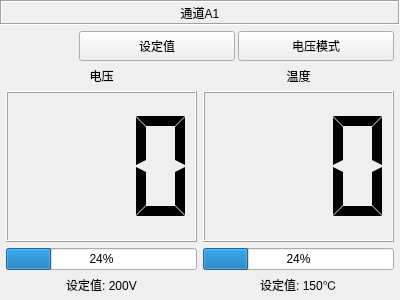
<?xml version="1.0" encoding="UTF-8"?>
<ui version="4.0">
 <class>frmDevicePanelX</class>
 <widget class="QWidget" name="frmDevicePanelX">
  <property name="geometry">
   <rect>
    <x>0</x>
    <y>0</y>
    <width>400</width>
    <height>300</height>
   </rect>
  </property>
  <property name="windowTitle">
   <string>Form</string>
  </property>
  <layout class="QVBoxLayout" name="verticalLayout">
   <property name="spacing">
    <number>0</number>
   </property>
   <property name="leftMargin">
    <number>0</number>
   </property>
   <property name="topMargin">
    <number>0</number>
   </property>
   <property name="rightMargin">
    <number>0</number>
   </property>
   <property name="bottomMargin">
    <number>0</number>
   </property>
   <item>
    <widget class="QLabel" name="labName">
     <property name="sizePolicy">
      <sizepolicy hsizetype="Preferred" vsizetype="Fixed">
       <horstretch>0</horstretch>
       <verstretch>0</verstretch>
      </sizepolicy>
     </property>
     <property name="minimumSize">
      <size>
       <width>0</width>
       <height>25</height>
      </size>
     </property>
     <property name="frameShape">
      <enum>QFrame::Box</enum>
     </property>
     <property name="frameShadow">
      <enum>QFrame::Sunken</enum>
     </property>
     <property name="text">
      <string>通道A1</string>
     </property>
     <property name="alignment">
      <set>Qt::AlignCenter</set>
     </property>
    </widget>
   </item>
   <item>
    <widget class="QWidget" name="widgetMain" native="true">
     <layout class="QVBoxLayout" name="verticalLayout_2">
      <property name="spacing">
       <number>6</number>
      </property>
      <property name="leftMargin">
       <number>6</number>
      </property>
      <property name="topMargin">
       <number>6</number>
      </property>
      <property name="rightMargin">
       <number>6</number>
      </property>
      <property name="bottomMargin">
       <number>6</number>
      </property>
      <item>
       <widget class="QWidget" name="widgetTop" native="true">
        <property name="sizePolicy">
         <sizepolicy hsizetype="Preferred" vsizetype="Fixed">
          <horstretch>0</horstretch>
          <verstretch>0</verstretch>
         </sizepolicy>
        </property>
        <property name="minimumSize">
         <size>
          <width>0</width>
          <height>30</height>
         </size>
        </property>
        <layout class="QHBoxLayout" name="horizontalLayout">
         <property name="spacing">
          <number>3</number>
         </property>
         <property name="leftMargin">
          <number>0</number>
         </property>
         <property name="topMargin">
          <number>0</number>
         </property>
         <property name="rightMargin">
          <number>0</number>
         </property>
         <property name="bottomMargin">
          <number>0</number>
         </property>
         <item>
          <widget class="SwitchButton" name="switchEn" native="true">
           <property name="sizePolicy">
            <sizepolicy hsizetype="Expanding" vsizetype="Preferred">
             <horstretch>0</horstretch>
             <verstretch>0</verstretch>
            </sizepolicy>
           </property>
           <property name="minimumSize">
            <size>
             <width>70</width>
             <height>0</height>
            </size>
           </property>
           <property name="maximumSize">
            <size>
             <width>70</width>
             <height>16777215</height>
            </size>
           </property>
          </widget>
         </item>
         <item>
          <widget class="QPushButton" name="btnSetValue">
           <property name="sizePolicy">
            <sizepolicy hsizetype="Expanding" vsizetype="Expanding">
             <horstretch>0</horstretch>
             <verstretch>0</verstretch>
            </sizepolicy>
           </property>
           <property name="text">
            <string>设定值</string>
           </property>
          </widget>
         </item>
         <item>
          <widget class="QPushButton" name="btnMode">
           <property name="sizePolicy">
            <sizepolicy hsizetype="Expanding" vsizetype="Expanding">
             <horstretch>0</horstretch>
             <verstretch>0</verstretch>
            </sizepolicy>
           </property>
           <property name="text">
            <string>电压模式</string>
           </property>
          </widget>
         </item>
        </layout>
       </widget>
      </item>
      <item>
       <widget class="QWidget" name="widgetVoltage" native="true">
        <layout class="QGridLayout" name="gridLayout">
         <property name="leftMargin">
          <number>0</number>
         </property>
         <property name="topMargin">
          <number>0</number>
         </property>
         <property name="rightMargin">
          <number>0</number>
         </property>
         <property name="bottomMargin">
          <number>0</number>
         </property>
         <item row="0" column="0">
          <widget class="QLabel" name="labVoltage">
           <property name="sizePolicy">
            <sizepolicy hsizetype="Preferred" vsizetype="Fixed">
             <horstretch>0</horstretch>
             <verstretch>0</verstretch>
            </sizepolicy>
           </property>
           <property name="text">
            <string>电压</string>
           </property>
           <property name="alignment">
            <set>Qt::AlignCenter</set>
           </property>
          </widget>
         </item>
         <item row="0" column="1">
          <widget class="QLabel" name="labTemp">
           <property name="sizePolicy">
            <sizepolicy hsizetype="Preferred" vsizetype="Fixed">
             <horstretch>0</horstretch>
             <verstretch>0</verstretch>
            </sizepolicy>
           </property>
           <property name="text">
            <string>温度</string>
           </property>
           <property name="alignment">
            <set>Qt::AlignCenter</set>
           </property>
          </widget>
         </item>
         <item row="1" column="0">
          <widget class="QLCDNumber" name="lcdVoltage">
           <property name="sizePolicy">
            <sizepolicy hsizetype="Minimum" vsizetype="Expanding">
             <horstretch>0</horstretch>
             <verstretch>0</verstretch>
            </sizepolicy>
           </property>
           <property name="minimumSize">
            <size>
             <width>70</width>
             <height>0</height>
            </size>
           </property>
           <property name="digitCount">
            <number>3</number>
           </property>
           <property name="segmentStyle">
            <enum>QLCDNumber::Flat</enum>
           </property>
          </widget>
         </item>
         <item row="1" column="1">
          <widget class="QLCDNumber" name="lcdTemp">
           <property name="sizePolicy">
            <sizepolicy hsizetype="Minimum" vsizetype="Expanding">
             <horstretch>0</horstretch>
             <verstretch>0</verstretch>
            </sizepolicy>
           </property>
           <property name="minimumSize">
            <size>
             <width>70</width>
             <height>0</height>
            </size>
           </property>
           <property name="digitCount">
            <number>3</number>
           </property>
           <property name="segmentStyle">
            <enum>QLCDNumber::Flat</enum>
           </property>
          </widget>
         </item>
        </layout>
       </widget>
      </item>
      <item>
       <widget class="QWidget" name="widgetVoltage_2" native="true">
        <layout class="QGridLayout" name="gridLayout_2">
         <property name="leftMargin">
          <number>0</number>
         </property>
         <property name="topMargin">
          <number>0</number>
         </property>
         <property name="rightMargin">
          <number>0</number>
         </property>
         <property name="bottomMargin">
          <number>0</number>
         </property>
         <item row="0" column="0">
          <widget class="QProgressBar" name="barVoltage">
           <property name="value">
            <number>24</number>
           </property>
          </widget>
         </item>
         <item row="0" column="1">
          <widget class="QProgressBar" name="barTemp">
           <property name="value">
            <number>24</number>
           </property>
          </widget>
         </item>
         <item row="1" column="0">
          <widget class="QLabel" name="labVoltageValue">
           <property name="sizePolicy">
            <sizepolicy hsizetype="Preferred" vsizetype="Fixed">
             <horstretch>0</horstretch>
             <verstretch>0</verstretch>
            </sizepolicy>
           </property>
           <property name="text">
            <string>设定值: 200V</string>
           </property>
           <property name="alignment">
            <set>Qt::AlignCenter</set>
           </property>
          </widget>
         </item>
         <item row="1" column="1">
          <widget class="QLabel" name="labTempValue">
           <property name="sizePolicy">
            <sizepolicy hsizetype="Preferred" vsizetype="Fixed">
             <horstretch>0</horstretch>
             <verstretch>0</verstretch>
            </sizepolicy>
           </property>
           <property name="text">
            <string>设定值: 150℃</string>
           </property>
           <property name="alignment">
            <set>Qt::AlignCenter</set>
           </property>
          </widget>
         </item>
        </layout>
       </widget>
      </item>
     </layout>
    </widget>
   </item>
  </layout>
 </widget>
 <customwidgets>
  <customwidget>
   <class>SwitchButton</class>
   <extends>QWidget</extends>
   <header location="global">switchbutton.h</header>
   <container>1</container>
  </customwidget>
 </customwidgets>
 <resources/>
 <connections/>
</ui>
